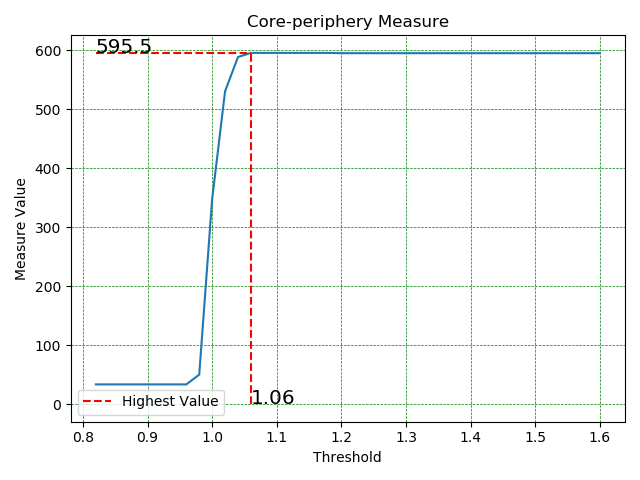
#> input picture 2. 2021年学习/1. 理想化的core-periphery/正常和新冠/1.png, 640 x 480 px, found by its file name
$ python test.py
#> lines starting #> are read from the running program, lines starting #| are printed output that depends on the picture; pictures that were not available may be replaced by others from this repository, and a replacement may not be noted
import cv2
import numpy as np
import matplotlib.pyplot as plt


img = cv2.imread(r"C:\Users\Yan\Desktop\testdata\COVID-19\1.png", 0)
#> img: shape (480, 640); min 0, max 255, mean 247.4
img1 = cv2.imread(r"C:\Users\Yan\Desktop\a.png", 0)
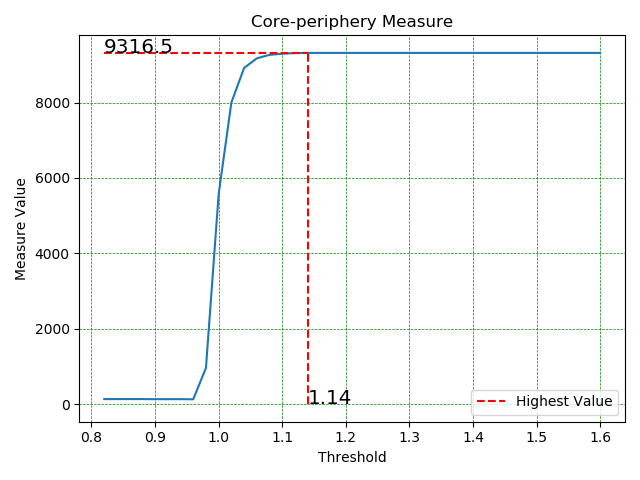
#> input picture 2. 2021年学习/1. 理想化的core-periphery/正常和新冠/1501.png, 640 x 480 px, given in place of a.png, which was not available
#> img1: shape (480, 640); min 0, max 255, mean 247.8
img2 = cv2.imread(r"C:\Users\Yan\Desktop\b.png", 0)
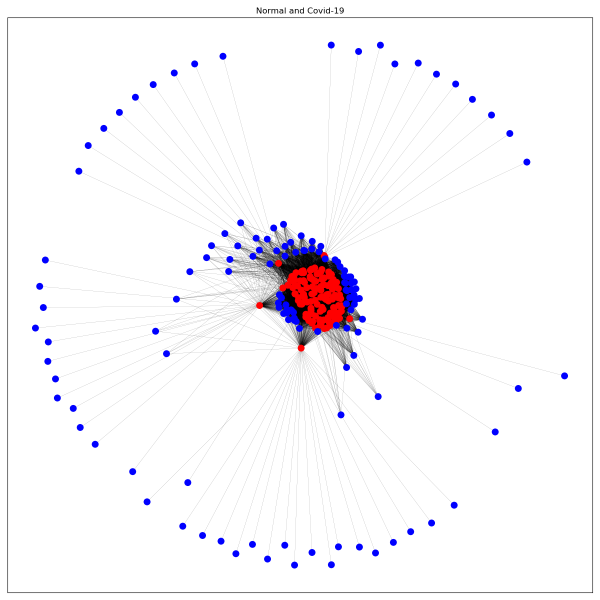
#> input picture 2. 2021年学习/1. 理想化的core-periphery/正常和新冠/1502.png, 1200 x 1200 px, given in place of b.png, which was not available (shown at 1/2 size)
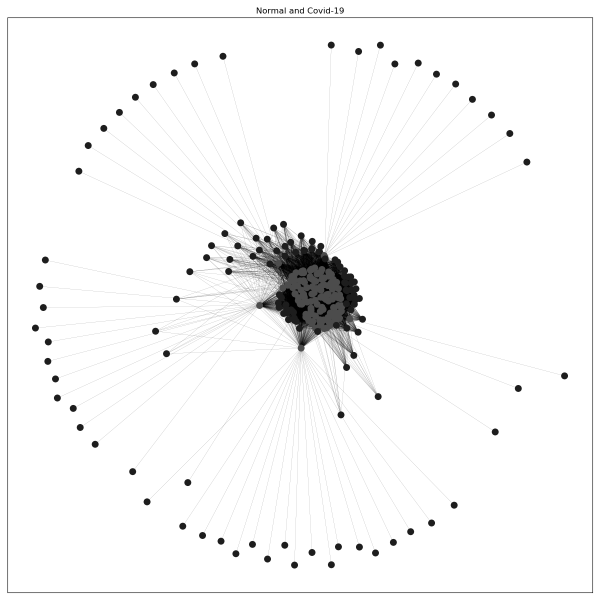
#> img2: shape (1200, 1200) (shown at 1/2 size); min 0, max 255, mean 247.1
img3 = cv2.imread(r"C:\Users\Yan\Desktop\c.png", 0)
img4 = cv2.imread(r"C:\Users\Yan\Desktop\128.png", 0)
plt.subplot(131)
plt.imshow(img3, "gray")

plt.subplot(132)
plt.imshow(img1, "gray")

plt.subplot(133)
plt.imshow(img2, "gray")
plt.show()
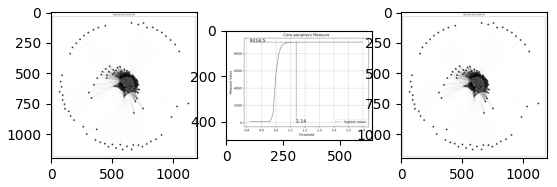
#> figure drawn by matplotlib, 3 panels

#> (the run stopped early here; a loop or call above may not have finished)
